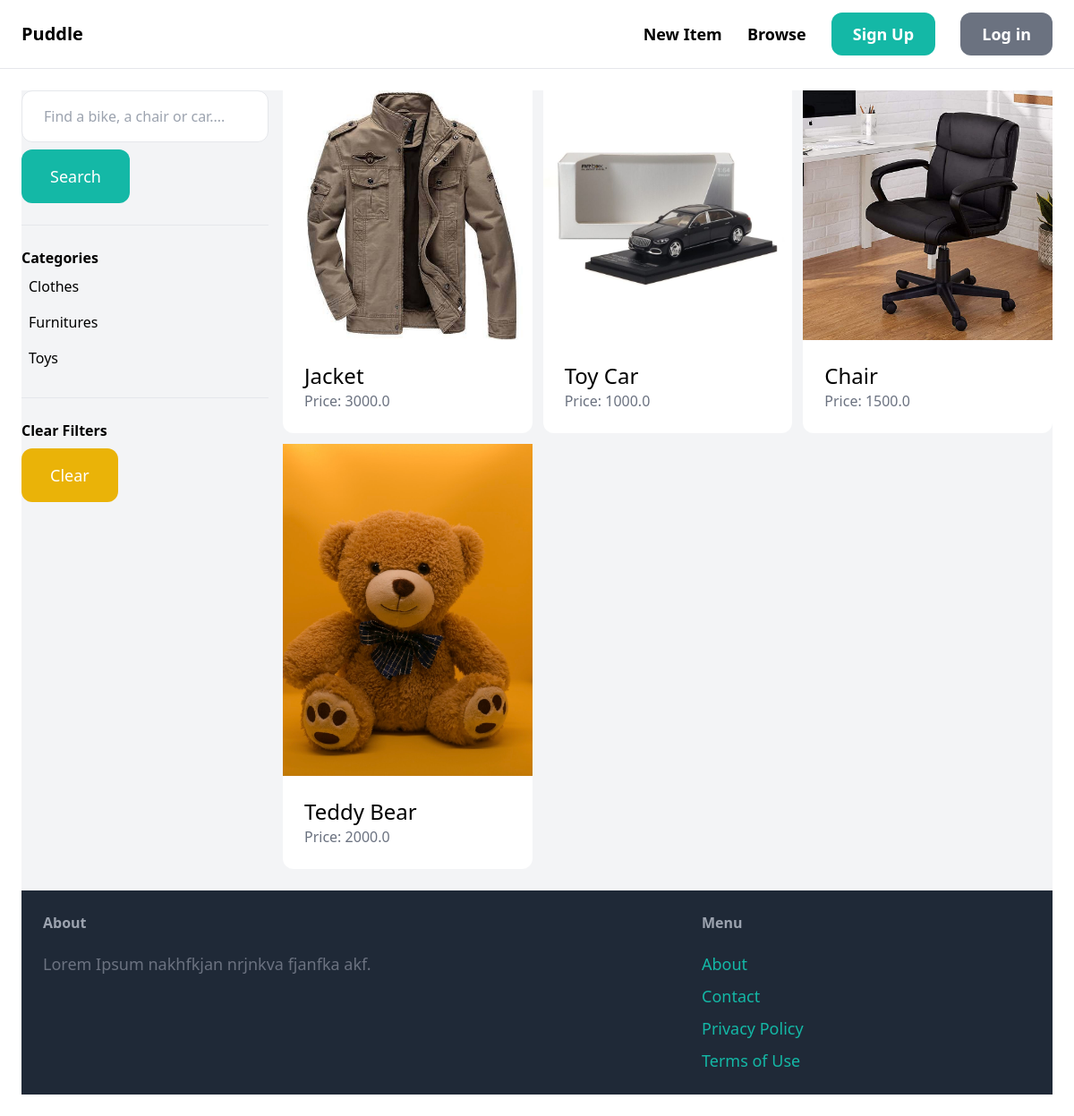
The app's page /items/ with its own data.
### item/models.py (models this page shows, shortened)
class Category(models.Model):
    name=models.CharField(max_length=255)
    class Meta:
        ordering=('name',)
        verbose_name_plural='Categories'

class Item(models.Model):
    category=models.ForeignKey(Category, related_name='items', on_delete=models.CASCADE)
    name=models.CharField(max_length=255)
    description=models.TextField(blank=True, null=True)
    price=models.FloatField()
    image=models.ImageField(upload_to='item_images', blank=True, null=True)
    is_sold=models.BooleanField(default=False)
    created_by=models.ForeignKey(User, related_name='items',on_delete=models.CASCADE)
    created_at=models.DateTimeField(auto_now_add=True)

### item/views.py (the view)
# urls.py: path('',views.items,name='items'),
def items(request):
    query=request.GET.get('query','')
    category_id=request.GET.get('category', 0)
    categories=Category.objects.all()
    items=Item.objects.filter(is_sold=False)
    if category_id:
        items=items.filter(category_id=category_id)
    if query:
        items=items.filter(Q(name__icontains=query) | Q(description__icontains=query))
    return render(request, 'item/items.html', {
        'items':items,
        'query':query,
        'categories':categories,
        'category_id': int(category_id)
    })

### item/templates/item/items.html (shortened to what this page needs)
{% extends 'core/base.html' %}
{% block content %}
    <div class="pb-6 grid grid-cols-4 gap-4 bg-gray-100">
        <div class="col-span-1">
            <form method="get" action="{% url 'item:items' %}">
                <input name="query" class="w-full py-4 px-6 border rounded-xl" type="text" value="{{ query }}" placeholder="Find a bike, a chair or car....">
                <button class="mt-2 py-4 px-8 text-lg bg-teal-500 text-white rounded-xl">Search</button>
            </form>
            <hr class="my-6">
            <p class="font-semibold">Categories</p>
            <ul>
                {% for category in categories %}
                <li class="py-2 px-2 rounded-xl{% if category.id == category_id %} bg-gray-200{% endif %}">
                    <a href="{% url 'item:items' %}?query={{ query }}&category={{ category.id }}">{{ category.name }}</a>
                </li>
                {% endfor %}
            </ul>
            <hr class="my-6">
            <p class="font-semibold">Clear Filters</p>
            <ul>
                <li><a href="{% url 'item:items' %}" class="mt-2 py-4 px-8 inline-block bg-yellow-500 text-lg rounded-xl text-white">Clear</a>
                </li>
            </ul>
        </div>
        <div class="col-span-3">
            <div class="grid grid-cols-3 gap-3">
                {% for item in items %}
                <div>
                    <a href="{% url 'item:detail' item.id %}">
                        <div>
                            <img src="{{item.image.url}}" clas="rounded-t-xl">
                        </div>
                        <div class="p-6 bg-white rounded-b-xl">
                            <h2 class="text-2xl">{{item.name}}</h2>
                            <p class="text-gray-500">Price: {{item.price}}</p>
                        </div>
                    </a>
                </div>
                {% endfor %}
        </div>
    </div>
{% endblock %}

### records on screen
Category: name "Clothes"
Category: name "Furnitures"
Category: name "Toys"
Item: image (picture), name "Jacket", price "3000.0"
Item: image (picture), name "Toy Car", price "1000.0"
Item: image (picture), name "Chair", price "1500.0"
Item: image (picture), name "Teddy Bear", price "2000.0"
